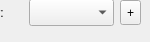
       <widget class="QWidget" name="page_2">
        <widget class="QToolButton" name="btnCreateSubcategory">
         <property name="geometry">
          <rect>
           <x>120</x>
           <y>0</y>
           <width>21</width>
           <height>25</height>
          </rect>
         </property>
         <property name="toolTip">
          <string>Create new subcategory</string>
         </property>
         <property name="text">
          <string>+</string>
         </property>
        </widget>
        <widget class="QComboBox" name="subcategoriesCombo">
         <property name="geometry">
          <rect>
           <x>29</x>
           <y>-1</y>
           <width>85</width>
           <height>27</height>
          </rect>
         </property>
         <property name="sizePolicy">
          <sizepolicy hsizetype="Minimum" vsizetype="Fixed">
           <horstretch>0</horstretch>
           <verstretch>0</verstretch>
          </sizepolicy>
         </property>
        </widget>
        <widget class="QLabel" name="label_2">
         <property name="geometry">
          <rect>
           <x>-67</x>
           <y>-4</y>
           <width>90</width>
           <height>33</height>
          </rect>
         </property>
         <property name="sizePolicy">
          <sizepolicy hsizetype="Minimum" vsizetype="Preferred">
           <horstretch>0</horstretch>
           <verstretch>0</verstretch>
          </sizepolicy>
         </property>
         <property name="text">
          <string>Subcategory:</string>
         </property>
         <property name="buddy">
          <cstring>subcategoriesCombo</cstring>
         </property>
        </widget>
       </widget>
